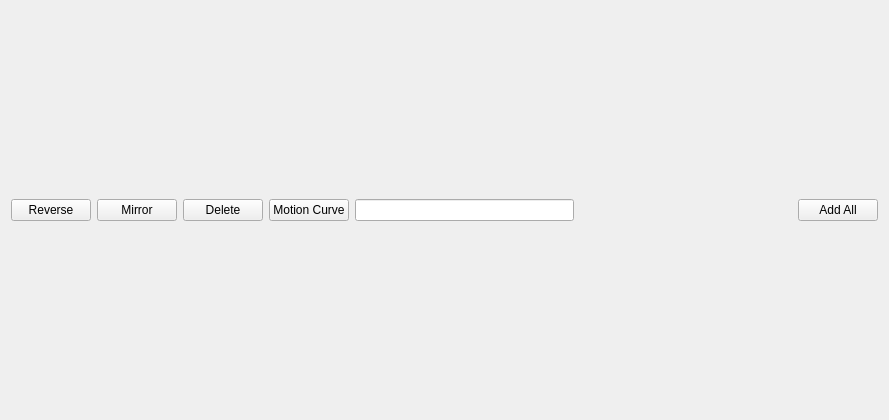
<?xml version="1.0" encoding="UTF-8"?>
<ui version="4.0">
 <class>BehaviorTable</class>
 <widget class="QWidget" name="BehaviorTable">
  <property name="geometry">
   <rect>
    <x>0</x>
    <y>0</y>
    <width>889</width>
    <height>420</height>
   </rect>
  </property>
  <property name="windowTitle">
   <string>Form</string>
  </property>
  <layout class="QVBoxLayout" name="verticalLayout">
   <item>
    <layout class="QHBoxLayout" name="horizontalLayout_2">
     <item>
      <widget class="QPushButton" name="reverse">
       <property name="text">
        <string>Reverse</string>
       </property>
      </widget>
     </item>
     <item>
      <widget class="QPushButton" name="mirror">
       <property name="text">
        <string>Mirror</string>
       </property>
      </widget>
     </item>
     <item>
      <widget class="QPushButton" name="deleteSelection">
       <property name="text">
        <string>Delete</string>
       </property>
      </widget>
     </item>
     <item>
      <widget class="QPushButton" name="motionCurve">
       <property name="text">
        <string>Motion Curve</string>
       </property>
      </widget>
     </item>
     <item>
      <widget class="QLineEdit" name="servoValue"/>
     </item>
     <item>
      <spacer name="horizontalSpacer">
       <property name="orientation">
        <enum>Qt::Horizontal</enum>
       </property>
       <property name="sizeHint" stdset="0">
        <size>
         <width>40</width>
         <height>20</height>
        </size>
       </property>
      </spacer>
     </item>
     <item>
      <widget class="QPushButton" name="addFrame">
       <property name="text">
        <string>Add All</string>
       </property>
      </widget>
     </item>
    </layout>
   </item>
  </layout>
 </widget>
 <resources/>
 <connections/>
</ui>
